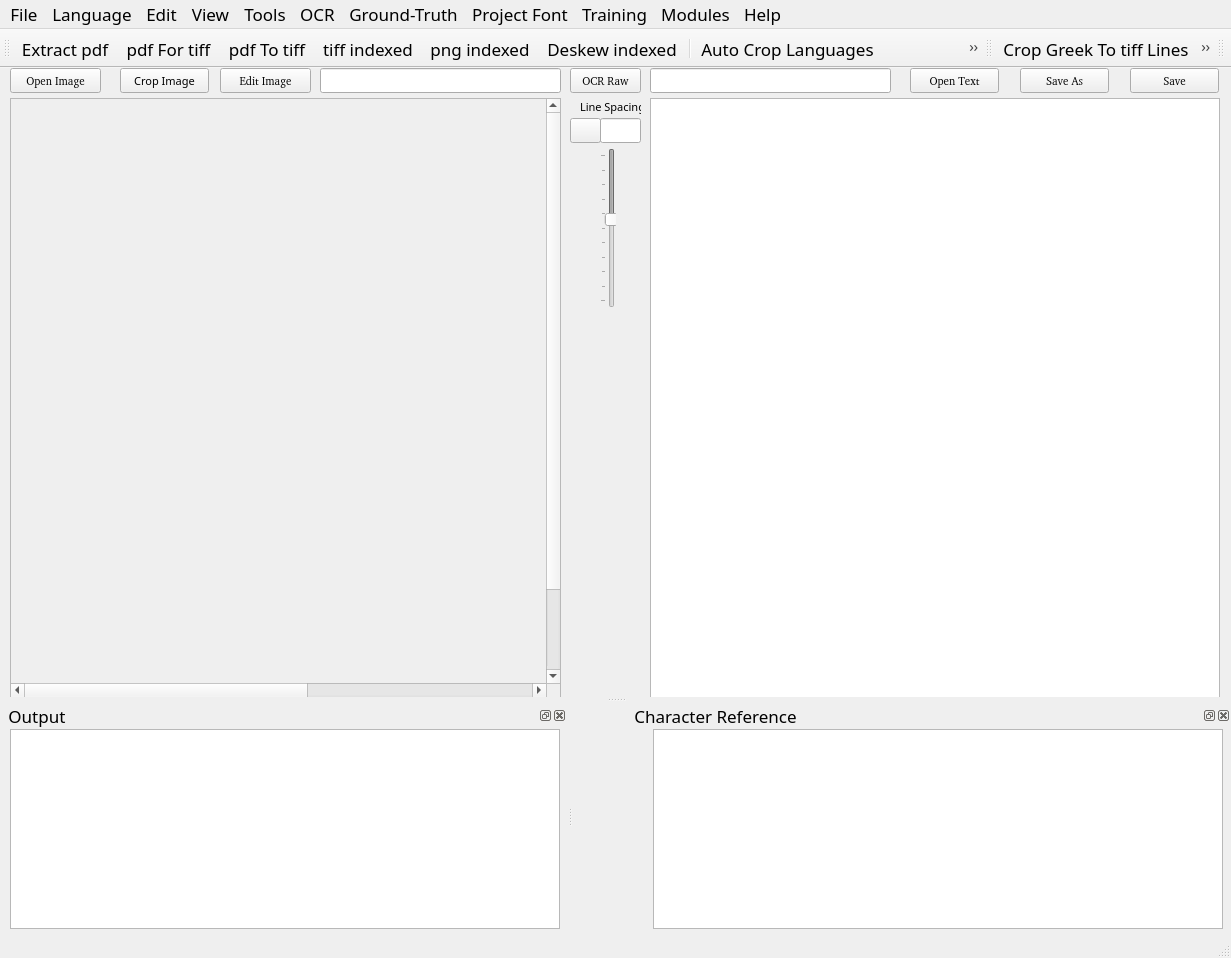
<?xml version="1.0" encoding="UTF-8"?>
<ui version="4.0">
 <class>MainUI</class>
 <widget class="QMainWindow" name="MainUI">
  <property name="enabled">
   <bool>true</bool>
  </property>
  <property name="geometry">
   <rect>
    <x>0</x>
    <y>0</y>
    <width>1231</width>
    <height>958</height>
   </rect>
  </property>
  <property name="font">
   <font>
    <family>FROMVS</family>
    <pointsize>13</pointsize>
    <weight>50</weight>
    <italic>false</italic>
    <bold>false</bold>
   </font>
  </property>
  <property name="windowTitle">
   <string>Biblical OCR</string>
  </property>
  <property name="windowIcon">
   <iconset resource="../UI_Icons.qrc">
    <normaloff>:/Icons/Icons/image-sunset.png</normaloff>:/Icons/Icons/image-sunset.png</iconset>
  </property>
  <widget class="QWidget" name="centralwidget">
   <widget class="QScrollArea" name="ImagescrollArea">
    <property name="geometry">
     <rect>
      <x>10</x>
      <y>30</y>
      <width>551</width>
      <height>600</height>
     </rect>
    </property>
    <property name="sizePolicy">
     <sizepolicy hsizetype="Preferred" vsizetype="Preferred">
      <horstretch>0</horstretch>
      <verstretch>0</verstretch>
     </sizepolicy>
    </property>
    <property name="minimumSize">
     <size>
      <width>501</width>
      <height>600</height>
     </size>
    </property>
    <property name="widgetResizable">
     <bool>true</bool>
    </property>
    <property name="alignment">
     <set>Qt::AlignLeading|Qt::AlignLeft|Qt::AlignTop</set>
    </property>
    <widget class="QWidget" name="ImagescrollAreaWidgetContents">
     <property name="geometry">
      <rect>
       <x>0</x>
       <y>0</y>
       <width>960</width>
       <height>681</height>
      </rect>
     </property>
     <property name="sizePolicy">
      <sizepolicy hsizetype="MinimumExpanding" vsizetype="Fixed">
       <horstretch>0</horstretch>
       <verstretch>0</verstretch>
      </sizepolicy>
     </property>
     <property name="minimumSize">
      <size>
       <width>960</width>
       <height>681</height>
      </size>
     </property>
     <property name="sizeIncrement">
      <size>
       <width>0</width>
       <height>0</height>
      </size>
     </property>
     <property name="baseSize">
      <size>
       <width>520</width>
       <height>700</height>
      </size>
     </property>
     <widget class="QLabel" name="Image">
      <property name="geometry">
       <rect>
        <x>0</x>
        <y>0</y>
        <width>960</width>
        <height>680</height>
       </rect>
      </property>
      <property name="sizePolicy">
       <sizepolicy hsizetype="MinimumExpanding" vsizetype="Preferred">
        <horstretch>0</horstretch>
        <verstretch>0</verstretch>
       </sizepolicy>
      </property>
      <property name="minimumSize">
       <size>
        <width>500</width>
        <height>679</height>
       </size>
      </property>
      <property name="baseSize">
       <size>
        <width>520</width>
        <height>700</height>
       </size>
      </property>
      <property name="text">
       <string/>
      </property>
      <property name="pixmap">
       <pixmap>../../../../../../../../../../../../../../../.designer/Images/Greek/jpg_desk_greek/greek_book_40_Matthew/greek1516_Page_012.jpg</pixmap>
      </property>
     </widget>
    </widget>
   </widget>
   <widget class="QPushButton" name="OpenImageFilebutton">
    <property name="geometry">
     <rect>
      <x>10</x>
      <y>0</y>
      <width>91</width>
      <height>25</height>
     </rect>
    </property>
    <property name="font">
     <font>
      <family>FROMVS [MAXR]</family>
      <pointsize>8</pointsize>
     </font>
    </property>
    <property name="text">
     <string>Open Image</string>
    </property>
    <property name="icon">
     <iconset resource="../UI_Icons.qrc">
      <normaloff>:/Icons/Icons/folder-open-image.png</normaloff>:/Icons/Icons/folder-open-image.png</iconset>
    </property>
   </widget>
   <widget class="QLineEdit" name="ImageLe">
    <property name="geometry">
     <rect>
      <x>320</x>
      <y>0</y>
      <width>241</width>
      <height>25</height>
     </rect>
    </property>
   </widget>
   <widget class="QPushButton" name="OCRbutton">
    <property name="geometry">
     <rect>
      <x>570</x>
      <y>0</y>
      <width>71</width>
      <height>25</height>
     </rect>
    </property>
    <property name="font">
     <font>
      <family>FROMVS [MAXR]</family>
      <pointsize>8</pointsize>
     </font>
    </property>
    <property name="text">
     <string>OCR Raw</string>
    </property>
    <property name="icon">
     <iconset resource="../UI_Icons.qrc">
      <normaloff>:/Icons/Icons/ocr3.png</normaloff>:/Icons/Icons/ocr3.png</iconset>
    </property>
   </widget>
   <widget class="QPushButton" name="LHDialogtbutton">
    <property name="enabled">
     <bool>true</bool>
    </property>
    <property name="geometry">
     <rect>
      <x>570</x>
      <y>50</y>
      <width>31</width>
      <height>25</height>
     </rect>
    </property>
    <property name="font">
     <font>
      <family>FROMVS [MAXR]</family>
      <pointsize>8</pointsize>
     </font>
    </property>
    <property name="text">
     <string/>
    </property>
    <property name="icon">
     <iconset resource="../UI_Icons.qrc">
      <normaloff>:/Icons/Icons/edit-line-spacing.png</normaloff>:/Icons/Icons/edit-line-spacing.png</iconset>
    </property>
   </widget>
   <widget class="QLineEdit" name="TextLE">
    <property name="geometry">
     <rect>
      <x>650</x>
      <y>0</y>
      <width>241</width>
      <height>25</height>
     </rect>
    </property>
   </widget>
   <widget class="QPushButton" name="EditCorrectedTextbutton">
    <property name="geometry">
     <rect>
      <x>910</x>
      <y>0</y>
      <width>89</width>
      <height>25</height>
     </rect>
    </property>
    <property name="font">
     <font>
      <family>FROMVS [MAXR]</family>
      <pointsize>8</pointsize>
     </font>
    </property>
    <property name="text">
     <string>Open Text</string>
    </property>
    <property name="icon">
     <iconset resource="../UI_Icons.qrc">
      <normaloff>:/Icons/Icons/folder-open-document-text.png</normaloff>:/Icons/Icons/folder-open-document-text.png</iconset>
    </property>
   </widget>
   <widget class="QPushButton" name="SaveAsOCRCorrTextbutton">
    <property name="geometry">
     <rect>
      <x>1020</x>
      <y>0</y>
      <width>89</width>
      <height>25</height>
     </rect>
    </property>
    <property name="font">
     <font>
      <family>FROMVS [MAXR]</family>
      <pointsize>8</pointsize>
     </font>
    </property>
    <property name="text">
     <string>Save As</string>
    </property>
    <property name="icon">
     <iconset resource="../UI_Icons.qrc">
      <normaloff>:/Icons/Icons/disk-rename.png</normaloff>:/Icons/Icons/disk-rename.png</iconset>
    </property>
   </widget>
   <widget class="QPushButton" name="SaveOCRCorrTextbutton">
    <property name="geometry">
     <rect>
      <x>1130</x>
      <y>0</y>
      <width>89</width>
      <height>25</height>
     </rect>
    </property>
    <property name="font">
     <font>
      <family>FROMVS [MAXR]</family>
      <pointsize>8</pointsize>
     </font>
    </property>
    <property name="text">
     <string>Save</string>
    </property>
    <property name="icon">
     <iconset resource="../UI_Icons.qrc">
      <normaloff>:/Icons/Icons/disk.png</normaloff>:/Icons/Icons/disk.png</iconset>
    </property>
   </widget>
   <widget class="QTextEdit" name="OCRText">
    <property name="geometry">
     <rect>
      <x>650</x>
      <y>30</y>
      <width>570</width>
      <height>601</height>
     </rect>
    </property>
    <property name="minimumSize">
     <size>
      <width>540</width>
      <height>600</height>
     </size>
    </property>
   </widget>
   <widget class="QLineEdit" name="LHlineEdit">
    <property name="geometry">
     <rect>
      <x>600</x>
      <y>50</y>
      <width>41</width>
      <height>25</height>
     </rect>
    </property>
    <property name="text">
     <string/>
    </property>
    <property name="maxLength">
     <number>32767</number>
    </property>
    <property name="alignment">
     <set>Qt::AlignCenter</set>
    </property>
    <property name="placeholderText">
     <string/>
    </property>
   </widget>
   <widget class="QSlider" name="LHslider">
    <property name="enabled">
     <bool>false</bool>
    </property>
    <property name="geometry">
     <rect>
      <x>600</x>
      <y>80</y>
      <width>16</width>
      <height>160</height>
     </rect>
    </property>
    <property name="toolTip">
     <string>Set text line spacing.</string>
    </property>
    <property name="minimum">
     <number>100</number>
    </property>
    <property name="maximum">
     <number>200</number>
    </property>
    <property name="singleStep">
     <number>2</number>
    </property>
    <property name="pageStep">
     <number>10</number>
    </property>
    <property name="value">
     <number>144</number>
    </property>
    <property name="sliderPosition">
     <number>144</number>
    </property>
    <property name="orientation">
     <enum>Qt::Vertical</enum>
    </property>
    <property name="invertedAppearance">
     <bool>true</bool>
    </property>
    <property name="tickPosition">
     <enum>QSlider::TicksAbove</enum>
    </property>
   </widget>
   <widget class="QPushButton" name="EditImageFilebutton">
    <property name="geometry">
     <rect>
      <x>220</x>
      <y>0</y>
      <width>91</width>
      <height>25</height>
     </rect>
    </property>
    <property name="font">
     <font>
      <family>FROMVS [MAXR]</family>
      <pointsize>8</pointsize>
     </font>
    </property>
    <property name="text">
     <string>Edit Image</string>
    </property>
    <property name="icon">
     <iconset resource="../UI_Icons.qrc">
      <normaloff>:/Icons/Icons/gimp.png</normaloff>:/Icons/Icons/gimp.png</iconset>
    </property>
   </widget>
   <widget class="QLabel" name="label">
    <property name="geometry">
     <rect>
      <x>580</x>
      <y>30</y>
      <width>61</width>
      <height>17</height>
     </rect>
    </property>
    <property name="font">
     <font>
      <pointsize>8</pointsize>
     </font>
    </property>
    <property name="text">
     <string>Line Spacing</string>
    </property>
   </widget>
   <widget class="QPushButton" name="Cropbutton">
    <property name="geometry">
     <rect>
      <x>120</x>
      <y>0</y>
      <width>89</width>
      <height>25</height>
     </rect>
    </property>
    <property name="font">
     <font>
      <pointsize>8</pointsize>
     </font>
    </property>
    <property name="text">
     <string>Crop Image</string>
    </property>
    <property name="icon">
     <iconset resource="../UI_Icons.qrc">
      <normaloff>:/Icons/image-crop.png</normaloff>:/Icons/image-crop.png</iconset>
    </property>
   </widget>
  </widget>
  <widget class="QMenuBar" name="menubar">
   <property name="geometry">
    <rect>
     <x>0</x>
     <y>0</y>
     <width>1231</width>
     <height>23</height>
    </rect>
   </property>
   <widget class="QMenu" name="menuPre_Process">
    <property name="title">
     <string>Language</string>
    </property>
    <widget class="QMenu" name="menuExtract_pdf">
     <property name="title">
      <string>Source</string>
     </property>
     <property name="icon">
      <iconset resource="../UI_Icons.qrc">
       <normaloff>:/Icons/Icons/folder-open-image.png</normaloff>:/Icons/Icons/folder-open-image.png</iconset>
     </property>
     <addaction name="actionextract_pdf_tb"/>
     <addaction name="separator"/>
     <addaction name="actionpdf_for_tiff_tb"/>
     <addaction name="actionpdf_to_tiff_tb"/>
     <addaction name="actiontiff_to_mono_tb"/>
     <addaction name="actionmono_to_png_tb"/>
     <addaction name="actiondeskew_mono"/>
    </widget>
    <widget class="QMenu" name="menuPrepare">
     <property name="title">
      <string>Languages</string>
     </property>
     <widget class="QMenu" name="menuGreekDR">
      <property name="title">
       <string>Greek</string>
      </property>
      <addaction name="actionConvert_Greek_tiff_To_png"/>
      <addaction name="actionDeskewGreek_tiff_tb"/>
      <addaction name="actionResizeGreek_png_tb"/>
     </widget>
     <widget class="QMenu" name="menuLatinDR">
      <property name="title">
       <string>Latin</string>
      </property>
      <addaction name="actionConvert_Latin_tiff_To_png"/>
      <addaction name="actionDeskewLatin_tiff_tb"/>
      <addaction name="actionResizeLatin_png_tb"/>
     </widget>
     <addaction name="separator"/>
     <addaction name="actionCrop_Languages_tb"/>
     <addaction name="actionManual_Crop_Image_tb"/>
     <addaction name="actionHebrew"/>
     <addaction name="menuGreekDR"/>
     <addaction name="menuLatinDR"/>
     <addaction name="actionEnglishh"/>
    </widget>
    <addaction name="separator"/>
    <addaction name="menuExtract_pdf"/>
    <addaction name="separator"/>
    <addaction name="separator"/>
    <addaction name="menuPrepare"/>
   </widget>
   <widget class="QMenu" name="menuTraining">
    <property name="title">
     <string>Ground-Truth</string>
    </property>
    <widget class="QMenu" name="menuGround_Truth">
     <property name="title">
      <string>Establish Truth</string>
     </property>
     <widget class="QMenu" name="menuGreekGT">
      <property name="title">
       <string>Greek</string>
      </property>
      <widget class="QMenu" name="menuGreek_Image_Lines">
       <property name="title">
        <string>Greek Image Lines</string>
       </property>
       <addaction name="actionCrop_Greek_to_tiff_Lines_tb"/>
       <addaction name="actionRename_Greek_tiff_Lines_tb"/>
       <addaction name="actionMove_Greek_tiff_Lines_tb"/>
      </widget>
      <widget class="QMenu" name="menuGreek_Text_Lines">
       <property name="title">
        <string>Greek Text Lines</string>
       </property>
       <addaction name="actionSplitGreek_text_lines_tb"/>
       <addaction name="actionRenameGreek_text_lines_tb"/>
      </widget>
      <addaction name="menuGreek_Image_Lines"/>
      <addaction name="menuGreek_Text_Lines"/>
     </widget>
     <widget class="QMenu" name="menuLatinGT">
      <property name="title">
       <string>Latin</string>
      </property>
      <widget class="QMenu" name="menuLatin_Image_Lines">
       <property name="title">
        <string>Latin Image Lines</string>
       </property>
       <addaction name="actionCrop_Latin_To_tiff_Lines_tb"/>
       <addaction name="actionRename_Latin_tiff_Lines_tb"/>
       <addaction name="actionMove_Latin_tiff_Lines_tb"/>
      </widget>
      <widget class="QMenu" name="menuLatin_Text_Lines">
       <property name="title">
        <string>Latin Text Lines</string>
       </property>
       <addaction name="actionSplit_Latin_Text_Lines_tb"/>
       <addaction name="actionRename_Latin_Text_Lines_tb"/>
      </widget>
      <addaction name="menuLatin_Image_Lines"/>
      <addaction name="menuLatin_Text_Lines"/>
     </widget>
     <addaction name="actionHebrew_2"/>
     <addaction name="menuGreekGT"/>
     <addaction name="menuLatinGT"/>
     <addaction name="actionEnglish_3"/>
    </widget>
    <addaction name="separator"/>
    <addaction name="menuGround_Truth"/>
    <addaction name="actionReview_Ground_Truth_tb"/>
    <addaction name="actionStage_Ground_Truth"/>
   </widget>
   <widget class="QMenu" name="menuOCR">
    <property name="title">
     <string>OCR</string>
    </property>
    <widget class="QMenu" name="menuSelect_Language">
     <property name="title">
      <string>Select Language</string>
     </property>
     <addaction name="actionGreek_2"/>
     <addaction name="actionHebrew_4"/>
     <addaction name="actionLatin_2"/>
     <addaction name="actionEnglish_2"/>
    </widget>
    <addaction name="menuSelect_Language"/>
    <addaction name="actionSelect_Image"/>
    <addaction name="actionCorrect_OCR_tb"/>
   </widget>
   <widget class="QMenu" name="menuPost_Process">
    <property name="title">
     <string>Modules</string>
    </property>
    <widget class="QMenu" name="menuGreek_Post">
     <property name="title">
      <string>Greek</string>
     </property>
     <addaction name="actionUpdate_Verses"/>
     <addaction name="actionUpdate_Words_Post"/>
     <addaction name="actionNormalize"/>
     <addaction name="actionLower_Case"/>
     <addaction name="actionRemove_Diacritics"/>
     <addaction name="actionAlign_Strongs"/>
     <addaction name="actionAlign_English"/>
     <addaction name="actionVariants"/>
    </widget>
    <widget class="QMenu" name="menuPrepare_Text">
     <property name="title">
      <string>Prepare Text</string>
     </property>
    </widget>
    <addaction name="menuPrepare_Text"/>
    <addaction name="actionHebrew_3"/>
    <addaction name="menuGreek_Post"/>
    <addaction name="actionUpdate_Words"/>
    <addaction name="actionEnglish"/>
    <addaction name="actionCreate_e_Sword_Bible_Module"/>
    <addaction name="actionCreate_theWord_Bible_Module"/>
   </widget>
   <widget class="QMenu" name="menuFile">
    <property name="font">
     <font>
      <family>Ubuntu</family>
      <pointsize>11</pointsize>
     </font>
    </property>
    <property name="title">
     <string>File</string>
    </property>
    <addaction name="actionOpen_Image"/>
    <addaction name="actionOpen_Text"/>
    <addaction name="actionSave_Image"/>
    <addaction name="actionSave_As_Image"/>
    <addaction name="actionSave_Text"/>
    <addaction name="actionSave_As_Text"/>
   </widget>
   <widget class="QMenu" name="menuEdit">
    <property name="title">
     <string>Edit</string>
    </property>
    <addaction name="actionEdit_Image_tb"/>
    <addaction name="actionPrefernces"/>
   </widget>
   <widget class="QMenu" name="menuView">
    <property name="title">
     <string>View</string>
    </property>
   </widget>
   <widget class="QMenu" name="menuTools">
    <property name="title">
     <string>Tools</string>
    </property>
    <addaction name="actionConvert_Image_s"/>
    <addaction name="actionVerse_Correction"/>
    <addaction name="actionOnline"/>
   </widget>
   <widget class="QMenu" name="menuHelp">
    <property name="title">
     <string>Help</string>
    </property>
   </widget>
   <widget class="QMenu" name="menuGlyphs">
    <property name="title">
     <string>Project Font</string>
    </property>
    <widget class="QMenu" name="menuIndex_Images">
     <property name="title">
      <string>Bitmap Images</string>
     </property>
     <addaction name="actionLine_tif_to_bmp"/>
    </widget>
    <addaction name="menuIndex_Images"/>
    <addaction name="actionExtract_Glyphs"/>
    <addaction name="actionProjectFont"/>
   </widget>
   <widget class="QMenu" name="menuGround_Truth_2">
    <property name="title">
     <string>Training</string>
    </property>
    <widget class="QMenu" name="menuUpdate_Wordlists">
     <property name="title">
      <string>Update Wordlists</string>
     </property>
     <addaction name="actionUpdate_Hebrew_Wordlist"/>
     <addaction name="actionUpdate_Wordlist_tb"/>
     <addaction name="actionUpdate_Wordlist_menu"/>
    </widget>
    <widget class="QMenu" name="menuSetup_Training">
     <property name="title">
      <string>Setup Training</string>
     </property>
     <addaction name="actionSelect_Language_Model"/>
     <addaction name="actionSelect_Fonts"/>
    </widget>
    <addaction name="menuUpdate_Wordlists"/>
    <addaction name="menuSetup_Training"/>
    <addaction name="actionTrain_Tesseract_tb"/>
   </widget>
   <addaction name="menuFile"/>
   <addaction name="menuPre_Process"/>
   <addaction name="menuEdit"/>
   <addaction name="menuView"/>
   <addaction name="menuTools"/>
   <addaction name="menuOCR"/>
   <addaction name="menuTraining"/>
   <addaction name="menuGlyphs"/>
   <addaction name="menuGround_Truth_2"/>
   <addaction name="menuPost_Process"/>
   <addaction name="menuHelp"/>
  </widget>
  <widget class="QStatusBar" name="statusbar"/>
  <widget class="QToolBar" name="PreProcessToolBar">
   <property name="windowTitle">
    <string>toolBar</string>
   </property>
   <property name="toolTip">
    <string>Extract pages from pdf source file</string>
   </property>
   <property name="whatsThis">
    <string>pdf Page Extractor</string>
   </property>
   <attribute name="toolBarArea">
    <enum>TopToolBarArea</enum>
   </attribute>
   <attribute name="toolBarBreak">
    <bool>false</bool>
   </attribute>
   <addaction name="actionextract_pdf_tb"/>
   <addaction name="actionpdf_for_tiff_tb"/>
   <addaction name="actionpdf_to_tiff_tb"/>
   <addaction name="actiontiff_to_mono_tb"/>
   <addaction name="actionmono_to_png_tb"/>
   <addaction name="actiondeskew_mono"/>
   <addaction name="separator"/>
   <addaction name="actionCrop_Languages_tb"/>
   <addaction name="actionConvert_Greek_tiff_To_png"/>
   <addaction name="actionDeskewGreek_tiff_tb"/>
   <addaction name="actionResizeGreek_png_tb"/>
   <addaction name="actionConvert_Latin_tiff_To_png"/>
   <addaction name="actionDeskewLatin_tiff_tb"/>
   <addaction name="actionResizeLatin_png_tb"/>
   <addaction name="separator"/>
   <addaction name="actionManual_Crop_Image_tb"/>
   <addaction name="actionEdit_Image_tb"/>
   <addaction name="actionCorrect_OCR_tb"/>
   <addaction name="separator"/>
  </widget>
  <widget class="QToolBar" name="TrainingToolBar">
   <property name="windowTitle">
    <string>toolBar</string>
   </property>
   <attribute name="toolBarArea">
    <enum>TopToolBarArea</enum>
   </attribute>
   <attribute name="toolBarBreak">
    <bool>false</bool>
   </attribute>
   <addaction name="actionCrop_Greek_to_tiff_Lines_tb"/>
   <addaction name="actionCrop_Latin_To_tiff_Lines_tb"/>
   <addaction name="actionRename_Greek_tiff_Lines_tb"/>
   <addaction name="actionMove_Greek_tiff_Lines_tb"/>
   <addaction name="actionRename_Latin_tiff_Lines_tb"/>
   <addaction name="actionMove_Latin_tiff_Lines_tb"/>
   <addaction name="separator"/>
   <addaction name="actionExtract_Glyphs"/>
   <addaction name="actionProjectFont"/>
   <addaction name="separator"/>
   <addaction name="actionSplitGreek_text_lines_tb"/>
   <addaction name="actionRenameGreek_text_lines_tb"/>
   <addaction name="actionSplit_Latin_Text_Lines_tb"/>
   <addaction name="actionRename_Latin_Text_Lines_tb"/>
   <addaction name="separator"/>
   <addaction name="actionReview_Ground_Truth_tb"/>
   <addaction name="actionVerse_Correction"/>
   <addaction name="actionUpdate_Wordlist_tb"/>
   <addaction name="actionTrain_Tesseract_tb"/>
   <addaction name="separator"/>
  </widget>
  <widget class="QDockWidget" name="dockOutput">
   <property name="enabled">
    <bool>true</bool>
   </property>
   <property name="minimumSize">
    <size>
     <width>560</width>
     <height>200</height>
    </size>
   </property>
   <property name="baseSize">
    <size>
     <width>520</width>
     <height>200</height>
    </size>
   </property>
   <property name="accessibleName">
    <string/>
   </property>
   <property name="accessibleDescription">
    <string/>
   </property>
   <property name="floating">
    <bool>false</bool>
   </property>
   <property name="windowTitle">
    <string> Output</string>
   </property>
   <attribute name="dockWidgetArea">
    <number>8</number>
   </attribute>
   <widget class="QWidget" name="dockOutputContents">
    <widget class="QTextEdit" name="OutputText">
     <property name="geometry">
      <rect>
       <x>10</x>
       <y>0</y>
       <width>550</width>
       <height>200</height>
      </rect>
     </property>
     <property name="minimumSize">
      <size>
       <width>520</width>
       <height>200</height>
      </size>
     </property>
    </widget>
   </widget>
  </widget>
  <widget class="QDockWidget" name="dockChrRef">
   <property name="minimumSize">
    <size>
     <width>650</width>
     <height>220</height>
    </size>
   </property>
   <property name="baseSize">
    <size>
     <width>640</width>
     <height>200</height>
    </size>
   </property>
   <property name="windowTitle">
    <string>             Character Reference</string>
   </property>
   <attribute name="dockWidgetArea">
    <number>8</number>
   </attribute>
   <widget class="QWidget" name="dockChrRefContents">
    <property name="minimumSize">
     <size>
      <width>650</width>
      <height>200</height>
     </size>
    </property>
    <widget class="QPlainTextEdit" name="ChrRefplainTextEdit">
     <property name="geometry">
      <rect>
       <x>80</x>
       <y>0</y>
       <width>570</width>
       <height>200</height>
      </rect>
     </property>
     <property name="minimumSize">
      <size>
       <width>570</width>
       <height>200</height>
      </size>
     </property>
     <property name="font">
      <font>
       <family>FROMVS</family>
       <pointsize>18</pointsize>
      </font>
     </property>
     <property name="documentTitle">
      <string>Character Reference</string>
     </property>
    </widget>
   </widget>
  </widget>
  <widget class="QToolBar" name="toolBar">
   <property name="windowTitle">
    <string>toolBar</string>
   </property>
   <attribute name="toolBarArea">
    <enum>TopToolBarArea</enum>
   </attribute>
   <attribute name="toolBarBreak">
    <bool>false</bool>
   </attribute>
  </widget>
  <action name="actionpdf_to_tiff">
   <property name="icon">
    <iconset>
     <normaloff>:/Icons/Icons/ocr2.png</normaloff>:/Icons/Icons/ocr2.png</iconset>
   </property>
   <property name="text">
    <string>pdf for tiff</string>
   </property>
  </action>
  <action name="actionmove_pdf_for_tiff">
   <property name="text">
    <string>pdf to tiff</string>
   </property>
  </action>
  <action name="actiontiff_to_mono">
   <property name="text">
    <string>tiff to mono</string>
   </property>
  </action>
  <action name="actionmono_to_png">
   <property name="text">
    <string>mono to png</string>
   </property>
  </action>
  <action name="actiontiff_to_png">
   <property name="text">
    <string>tiff to png</string>
   </property>
  </action>
  <action name="actionGreek">
   <property name="text">
    <string>Greek</string>
   </property>
  </action>
  <action name="actiontiff_to_png_2">
   <property name="text">
    <string>tiff to png</string>
   </property>
  </action>
  <action name="actionpdf_for_tiff">
   <property name="text">
    <string>pdf for tiff</string>
   </property>
  </action>
  <action name="actionpdf_for_tiff_tb">
   <property name="icon">
    <iconset resource="../UI_Icons.qrc">
     <normaloff>:/Icons/Icons/pdf4tiff.png</normaloff>:/Icons/Icons/pdf4tiff.png</iconset>
   </property>
   <property name="text">
    <string>pdf For tiff</string>
   </property>
   <property name="toolTip">
    <string>Stage pdf pages FOR tiff conversion</string>
   </property>
  </action>
  <action name="actionpdf_to_tiff_tb">
   <property name="icon">
    <iconset resource="../UI_Icons.qrc">
     <normaloff>:/Icons/Icons/pdf2tiff.png</normaloff>:/Icons/Icons/pdf2tiff.png</iconset>
   </property>
   <property name="text">
    <string>pdf To tiff</string>
   </property>
   <property name="toolTip">
    <string>Convert pdf pages TO tiff files</string>
   </property>
  </action>
  <action name="actiontiff_to_mono_tb">
   <property name="icon">
    <iconset resource="../UI_Icons.qrc">
     <normaloff>:/Icons/Icons/tiff-file.png</normaloff>:/Icons/Icons/tiff-file.png</iconset>
   </property>
   <property name="text">
    <string>tiff indexed</string>
   </property>
   <property name="toolTip">
    <string>Convert tiff files TO indexed monochrome</string>
   </property>
  </action>
  <action name="actionmono_to_png_tb">
   <property name="icon">
    <iconset resource="../UI_Icons.qrc">
     <normaloff>:/Icons/Icons/png-file.png</normaloff>:/Icons/Icons/png-file.png</iconset>
   </property>
   <property name="text">
    <string>png indexed</string>
   </property>
   <property name="toolTip">
    <string>Convert deskewed monochrome tiff files TO png</string>
   </property>
  </action>
  <action name="actionLatin">
   <property name="text">
    <string>Latin</string>
   </property>
  </action>
  <action name="actiontiff_to_png_3">
   <property name="text">
    <string>tiff to png</string>
   </property>
  </action>
  <action name="actiontiff_to_png_4">
   <property name="text">
    <string>tiff to png</string>
   </property>
  </action>
  <action name="actionDeskewGreek_tiff_tb">
   <property name="icon">
    <iconset resource="../UI_Icons.qrc">
     <normaloff>:/Icons/Icons/deskew-greek.png</normaloff>:/Icons/Icons/deskew-greek.png</iconset>
   </property>
   <property name="text">
    <string>Deskew Greek tiff</string>
   </property>
  </action>
  <action name="actiontiff_to_png_5">
   <property name="text">
    <string>tiff to png</string>
   </property>
  </action>
  <action name="actionDeskewLatin_tiff_tb">
   <property name="icon">
    <iconset resource="../UI_Icons.qrc">
     <normaloff>:/Icons/Icons/deskew-latin.png</normaloff>:/Icons/Icons/deskew-latin.png</iconset>
   </property>
   <property name="text">
    <string>Deskew Latin tiff</string>
   </property>
  </action>
  <action name="actionResizeGreek_png_tb">
   <property name="icon">
    <iconset resource="../UI_Icons.qrc">
     <normaloff>:/Icons/Icons/resize-png-greek.png</normaloff>:/Icons/Icons/resize-png-greek.png</iconset>
   </property>
   <property name="text">
    <string>Resize Greek png</string>
   </property>
  </action>
  <action name="actionResizeLatin_png_tb">
   <property name="icon">
    <iconset resource="../UI_Icons.qrc">
     <normaloff>:/Icons/Icons/resize-png-latin.png</normaloff>:/Icons/Icons/resize-png-latin.png</iconset>
   </property>
   <property name="text">
    <string>Resize Latin png</string>
   </property>
  </action>
  <action name="actionCrop_Languages_tb">
   <property name="icon">
    <iconset resource="../UI_Icons.qrc">
     <normaloff>:/Icons/Icons/split-langs.png</normaloff>:/Icons/Icons/split-langs.png</iconset>
   </property>
   <property name="text">
    <string>Auto Crop Languages</string>
   </property>
   <property name="toolTip">
    <string>Crop language sections into separate tiff files</string>
   </property>
   <property name="font">
    <font>
     <family>FROMVS</family>
    </font>
   </property>
  </action>
  <action name="actionextract_pdf_tb">
   <property name="icon">
    <iconset resource="../UI_Icons.qrc">
     <normaloff>:/Icons/Icons/pdf-extract1.png</normaloff>:/Icons/Icons/pdf-extract1.png</iconset>
   </property>
   <property name="text">
    <string>Extract pdf</string>
   </property>
   <property name="toolTip">
    <string>Extract pages from pdf source document</string>
   </property>
   <property name="menuRole">
    <enum>QAction::TextHeuristicRole</enum>
   </property>
  </action>
  <action name="actiontiff_for_Ground_Truth">
   <property name="text">
    <string>tiff for Ground Truth</string>
   </property>
  </action>
  <action name="actionCrop">
   <property name="text">
    <string>Crop to tiff lines</string>
   </property>
  </action>
  <action name="actiontiff_for_Ground_Truth_2">
   <property name="text">
    <string>Move tiff lines</string>
   </property>
  </action>
  <action name="actionSplit">
   <property name="text">
    <string>Split text lines</string>
   </property>
  </action>
  <action name="actionRename_tiff_lines">
   <property name="text">
    <string>Rename tiff lines</string>
   </property>
  </action>
  <action name="actionRename_text_lines">
   <property name="text">
    <string>Rename text lines</string>
   </property>
  </action>
  <action name="actionReview_Ground_Truth">
   <property name="text">
    <string>Review Ground Truth</string>
   </property>
  </action>
  <action name="actionGreek_Wordlist_2">
   <property name="text">
    <string>Greek Wordlist</string>
   </property>
  </action>
  <action name="actionLatin_Wordlist">
   <property name="text">
    <string>Latin Wordlist</string>
   </property>
  </action>
  <action name="actionImage_Lines">
   <property name="text">
    <string>Image Lines</string>
   </property>
  </action>
  <action name="actionText_Lines">
   <property name="text">
    <string>Text Lines</string>
   </property>
  </action>
  <action name="actionReview_Ground_Truth_2">
   <property name="text">
    <string>Review Ground Truth</string>
   </property>
  </action>
  <action name="actionUpdate_Wordlist">
   <property name="text">
    <string>Update Wordlist</string>
   </property>
  </action>
  <action name="actionUpdate_Wordlist_2">
   <property name="text">
    <string>Update Wordlist</string>
   </property>
  </action>
  <action name="actionCorrect_OCR_tb">
   <property name="icon">
    <iconset resource="../UI_Icons.qrc">
     <normaloff>:/Icons/Icons/ocr3.png</normaloff>:/Icons/Icons/ocr3.png</iconset>
   </property>
   <property name="text">
    <string>OCR Image</string>
   </property>
  </action>
  <action name="actionVersify_Text">
   <property name="text">
    <string>Versify Text</string>
   </property>
  </action>
  <action name="actionUpdate_Words">
   <property name="text">
    <string>Latin</string>
   </property>
  </action>
  <action name="actionUpdate_Verses">
   <property name="text">
    <string>Update Verses</string>
   </property>
  </action>
  <action name="actionUpdate_Words_Post">
   <property name="text">
    <string>Update Words</string>
   </property>
  </action>
  <action name="actionNormalize">
   <property name="text">
    <string>Normalize</string>
   </property>
  </action>
  <action name="actionLower_Case">
   <property name="text">
    <string>Lower Case</string>
   </property>
  </action>
  <action name="actionRemove_Diacritics">
   <property name="text">
    <string>Remove Diacritics</string>
   </property>
  </action>
  <action name="actionAlign_Strongs">
   <property name="text">
    <string>Align Strongs+RMAC</string>
   </property>
  </action>
  <action name="actionAlign_Lemmas">
   <property name="text">
    <string>Align Lemmas</string>
   </property>
  </action>
  <action name="actionAlign_English">
   <property name="text">
    <string>Align English</string>
   </property>
  </action>
  <action name="actionVariants">
   <property name="text">
    <string>Variants</string>
   </property>
  </action>
  <action name="actionTrain_Tesseract_tb">
   <property name="icon">
    <iconset resource="../UI_Icons.qrc">
     <normaloff>:/Icons/Icons/trainOCR1.png</normaloff>:/Icons/Icons/trainOCR1.png</iconset>
   </property>
   <property name="text">
    <string>Train Tesseract</string>
   </property>
  </action>
  <action name="actionReview_Ground_Truth_tb">
   <property name="icon">
    <iconset resource="../UI_Icons.qrc">
     <normaloff>:/Icons/Icons/ground-truth1.png</normaloff>:/Icons/Icons/ground-truth1.png</iconset>
   </property>
   <property name="text">
    <string>Review Ground Truth</string>
   </property>
  </action>
  <action name="actionUpdate_Wordlist_tb">
   <property name="icon">
    <iconset resource="../UI_Icons.qrc">
     <normaloff>:/Icons/Icons/update-greek-wordlist.png</normaloff>:/Icons/Icons/update-greek-wordlist.png</iconset>
   </property>
   <property name="text">
    <string>Update Greek Wordlist</string>
   </property>
  </action>
  <action name="actionCrop_Greek_to_tiff_Lines_tb">
   <property name="icon">
    <iconset resource="../UI_Icons.qrc">
     <normaloff>:/Icons/Icons/split-lines-greek.png</normaloff>:/Icons/Icons/split-lines-greek.png</iconset>
   </property>
   <property name="text">
    <string>Crop Greek To tiff Lines</string>
   </property>
  </action>
  <action name="actionRename_Greek_tiff_Lines_tb">
   <property name="icon">
    <iconset resource="../UI_Icons.qrc">
     <normaloff>:/Icons/Icons/rename-lines-greek.png</normaloff>:/Icons/Icons/rename-lines-greek.png</iconset>
   </property>
   <property name="text">
    <string>Rename Greek tiff Lines</string>
   </property>
  </action>
  <action name="actionMove_Greek_tiff_Lines_tb">
   <property name="icon">
    <iconset resource="../UI_Icons.qrc">
     <normaloff>:/Icons/Icons/move-lines-greek.png</normaloff>:/Icons/Icons/move-lines-greek.png</iconset>
   </property>
   <property name="text">
    <string>Move Greek tiff Lines</string>
   </property>
  </action>
  <action name="actionSplitGreek_text_lines_tb">
   <property name="icon">
    <iconset resource="../UI_Icons.qrc">
     <normaloff>:/Icons/Icons/split-textlines-greek.png</normaloff>:/Icons/Icons/split-textlines-greek.png</iconset>
   </property>
   <property name="text">
    <string>Split Greek Text Lines</string>
   </property>
  </action>
  <action name="actionRenameGreek_text_lines_tb">
   <property name="icon">
    <iconset resource="../UI_Icons.qrc">
     <normaloff>:/Icons/Icons/rename_textlines-greek.png</normaloff>:/Icons/Icons/rename_textlines-greek.png</iconset>
   </property>
   <property name="text">
    <string>Rename Greek Text Lines</string>
   </property>
  </action>
  <action name="actionImage_Lines_3">
   <property name="text">
    <string>Image Lines</string>
   </property>
  </action>
  <action name="actionReview_Ground_Truth_menu">
   <property name="text">
    <string>Review Ground Truth</string>
   </property>
  </action>
  <action name="actionUpdate_Wordlist_menu">
   <property name="text">
    <string>Update Latin Wordlist</string>
   </property>
  </action>
  <action name="actionCrop_Latin_To_tiff_Lines_tb">
   <property name="icon">
    <iconset resource="../UI_Icons.qrc">
     <normaloff>:/Icons/Icons/split-lines-latin.png</normaloff>:/Icons/Icons/split-lines-latin.png</iconset>
   </property>
   <property name="text">
    <string>Crop Latin To tiff Lines</string>
   </property>
  </action>
  <action name="actionRename_Latin_tiff_Lines_tb">
   <property name="icon">
    <iconset resource="../UI_Icons.qrc">
     <normaloff>:/Icons/Icons/rename-lines-latin.png</normaloff>:/Icons/Icons/rename-lines-latin.png</iconset>
   </property>
   <property name="text">
    <string>Rename Latin tiff Lines</string>
   </property>
  </action>
  <action name="actionMove_Latin_tiff_Lines_tb">
   <property name="icon">
    <iconset resource="../UI_Icons.qrc">
     <normaloff>:/Icons/Icons/move-lines-latin.png</normaloff>:/Icons/Icons/move-lines-latin.png</iconset>
   </property>
   <property name="text">
    <string>Move Greek tiff Lines</string>
   </property>
  </action>
  <action name="actionSplit_Latin_Text_Lines_tb">
   <property name="icon">
    <iconset resource="../UI_Icons.qrc">
     <normaloff>:/Icons/Icons/split-textlines-latin.png</normaloff>:/Icons/Icons/split-textlines-latin.png</iconset>
   </property>
   <property name="text">
    <string>Split Latin Text Lines</string>
   </property>
  </action>
  <action name="actionRename_Latin_Text_Lines_tb">
   <property name="icon">
    <iconset resource="../UI_Icons.qrc">
     <normaloff>:/Icons/Icons/rename-textlines-latin.png</normaloff>:/Icons/Icons/rename-textlines-latin.png</iconset>
   </property>
   <property name="text">
    <string>Rename Latin Text Lines</string>
   </property>
  </action>
  <action name="actiondeskew_mono">
   <property name="icon">
    <iconset resource="../UI_Icons.qrc">
     <normaloff>:/Icons/Icons/deskew-tiff-file.png</normaloff>:/Icons/Icons/deskew-tiff-file.png</iconset>
   </property>
   <property name="text">
    <string>Deskew indexed</string>
   </property>
  </action>
  <action name="actionOpen_Image">
   <property name="icon">
    <iconset resource="../UI_Icons.qrc">
     <normaloff>:/Icons/Icons/folder-open-image.png</normaloff>:/Icons/Icons/folder-open-image.png</iconset>
   </property>
   <property name="text">
    <string>Open Image</string>
   </property>
  </action>
  <action name="actionVerse_Correction">
   <property name="icon">
    <iconset resource="../UI_Icons.qrc">
     <normaloff>:/Icons/Icons/versify.png</normaloff>:/Icons/Icons/versify.png</iconset>
   </property>
   <property name="text">
    <string>Verse Correction</string>
   </property>
  </action>
  <action name="actionConvert_Greek_tiff_To_png">
   <property name="icon">
    <iconset resource="../UI_Icons.qrc">
     <normaloff>:/Icons/Icons/tiff2png-greek.png</normaloff>:/Icons/Icons/tiff2png-greek.png</iconset>
   </property>
   <property name="text">
    <string>Convert Greek tiff To png</string>
   </property>
  </action>
  <action name="actionConvert_Latin_tiff_To_png">
   <property name="icon">
    <iconset resource="../UI_Icons.qrc">
     <normaloff>:/Icons/Icons/tiff2png-latin.png</normaloff>:/Icons/Icons/tiff2png-latin.png</iconset>
   </property>
   <property name="text">
    <string>Convert Latin tiff To png</string>
   </property>
  </action>
  <action name="actionExtract_Glyphs">
   <property name="icon">
    <iconset resource="../UI_Icons.qrc">
     <normaloff>:/Icons/Icons/epsilon-trace.png</normaloff>:/Icons/Icons/epsilon-trace.png</iconset>
   </property>
   <property name="text">
    <string>GlyphTracer</string>
   </property>
  </action>
  <action name="actionLine_tif_to_bmp">
   <property name="text">
    <string>Line tif to bmp</string>
   </property>
  </action>
  <action name="actionProjectFont">
   <property name="icon">
    <iconset resource="../UI_Icons.qrc">
     <normaloff>:/Icons/Icons/font.png</normaloff>:/Icons/Icons/font.png</iconset>
   </property>
   <property name="text">
    <string>Project Font</string>
   </property>
  </action>
  <action name="actionPrefernces">
   <property name="text">
    <string>Preferences</string>
   </property>
  </action>
  <action name="actionOpen_Text">
   <property name="text">
    <string>Open Text</string>
   </property>
  </action>
  <action name="actionSave_Image">
   <property name="text">
    <string>Save Image</string>
   </property>
  </action>
  <action name="actionSave_As_Image">
   <property name="text">
    <string>Save As Image</string>
   </property>
  </action>
  <action name="actionSave_Text">
   <property name="text">
    <string>Save Text</string>
   </property>
  </action>
  <action name="actionSave_As_Text">
   <property name="text">
    <string>Save As Text</string>
   </property>
  </action>
  <action name="actionConvert_Image_s">
   <property name="text">
    <string>Convert Image(s)</string>
   </property>
  </action>
  <action name="actionReview_Ground_Truth_3">
   <property name="text">
    <string>Review Ground Truth</string>
   </property>
  </action>
  <action name="actionHebrew">
   <property name="text">
    <string>Hebrew</string>
   </property>
  </action>
  <action name="actionHebrew_2">
   <property name="text">
    <string>Hebrew</string>
   </property>
  </action>
  <action name="actionUpdate_Hebrew_Wordlist">
   <property name="text">
    <string>Update Hebrew Wordlist</string>
   </property>
  </action>
  <action name="actionHebrew_3">
   <property name="text">
    <string>Hebrew</string>
   </property>
  </action>
  <action name="actionOCR_Image">
   <property name="text">
    <string>OCR Image</string>
   </property>
  </action>
  <action name="actionSelect_Image">
   <property name="text">
    <string>Select Image</string>
   </property>
  </action>
  <action name="actionGreek_2">
   <property name="text">
    <string>Greek</string>
   </property>
  </action>
  <action name="actionHebrew_4">
   <property name="text">
    <string>Hebrew</string>
   </property>
  </action>
  <action name="actionLatin_2">
   <property name="text">
    <string>Latin</string>
   </property>
  </action>
  <action name="actionSelect_Language_Model">
   <property name="text">
    <string>Select Language Model</string>
   </property>
  </action>
  <action name="actionSelect_Fonts">
   <property name="text">
    <string>Select Fonts</string>
   </property>
  </action>
  <action name="actionany">
   <property name="text">
    <string>any</string>
   </property>
  </action>
  <action name="actionAny">
   <property name="text">
    <string>Any</string>
   </property>
  </action>
  <action name="actionStage_Ground_Truth">
   <property name="text">
    <string>Stage Ground Truth</string>
   </property>
  </action>
  <action name="actionCreate_e_Sword_Bible_Module">
   <property name="text">
    <string>e-Sword Bible Module</string>
   </property>
  </action>
  <action name="actionCreate_theWord_Bible_Module">
   <property name="text">
    <string>theWord Bible Module</string>
   </property>
  </action>
  <action name="actionEnglish">
   <property name="text">
    <string>English</string>
   </property>
  </action>
  <action name="actionEnglishh">
   <property name="text">
    <string>English</string>
   </property>
  </action>
  <action name="actionEnglish_2">
   <property name="text">
    <string>English</string>
   </property>
  </action>
  <action name="actionEnglish_3">
   <property name="text">
    <string>English</string>
   </property>
  </action>
  <action name="actionOnline">
   <property name="text">
    <string>Online</string>
   </property>
  </action>
  <action name="actionManual_Crop_Image_tb">
   <property name="icon">
    <iconset resource="../UI_Icons.qrc">
     <normaloff>:/Icons/image-crop.png</normaloff>:/Icons/image-crop.png</iconset>
   </property>
   <property name="text">
    <string>Manual Crop</string>
   </property>
   <property name="toolTip">
    <string>Manually crop tif image</string>
   </property>
  </action>
  <action name="actionEdit_Image_tb">
   <property name="icon">
    <iconset resource="../UI_Icons.qrc">
     <normaloff>:/Icons/Icons/gimp.png</normaloff>:/Icons/Icons/gimp.png</iconset>
   </property>
   <property name="text">
    <string>Gimp Image Editor</string>
   </property>
  </action>
 </widget>
 <resources>
  <include location="../UI_Icons.qrc"/>
 </resources>
 <connections/>
</ui>
